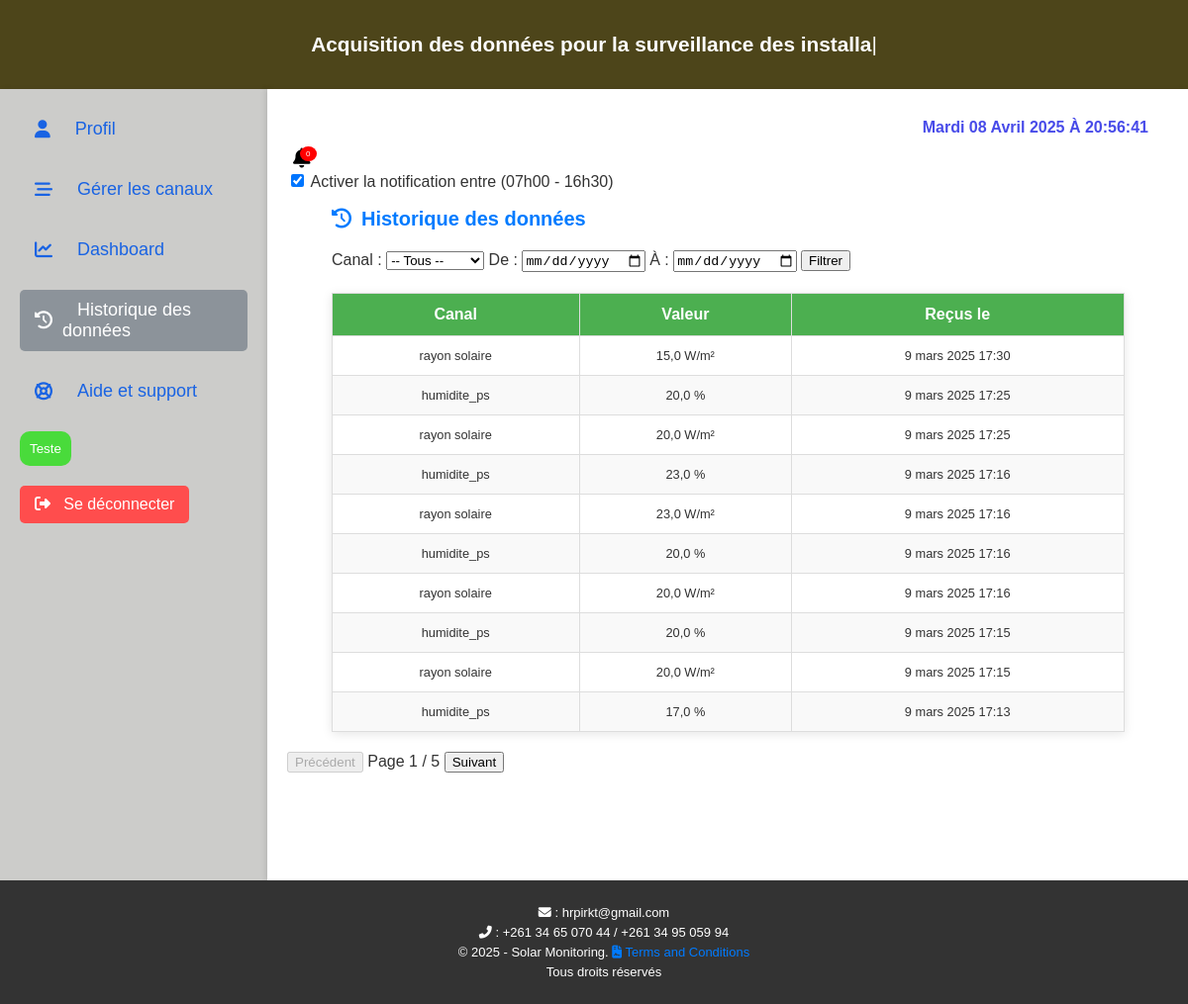
The app's page /accounts/historique/ (signed in) with its own data.
### accounts/models.py (models this page shows, shortened)
class ChannelData(models.Model):
    channel = models.ForeignKey(Channel, on_delete=models.CASCADE, related_name='data')
    timestamp = models.DateTimeField(auto_now_add=True)
    value = models.FloatField()

class Channel(models.Model):
    user = models.ForeignKey(settings.AUTH_USER_MODEL, on_delete=models.CASCADE, related_name="channels")
    name = models.CharField(max_length=255)
    created_at = models.DateTimeField(auto_now_add=True)
    class Meta:
        unique_together = ('name', 'user')

### accounts/views.py (the view)
# urls.py: path('historique/', views.historique, name='historique'),
@login_required
def historique(request):
    user = request.user  # Récupère l'utilisateur connecté
    channel_id = request.GET.get('channel')
    start_date = request.GET.get('start_date')
    end_date = request.GET.get('end_date')
    channels = Channel.objects.filter(user=user)
    historique_data = ChannelData.objects.filter(channel__user=user).order_by('-timestamp')
    if channel_id:
        historique_data = historique_data.filter(channel_id=channel_id)
    if start_date:
        historique_data = historique_data.filter(timestamp__date__gte=parse_date(start_date))
    if end_date:
        historique_data = historique_data.filter(timestamp__date__lte=parse_date(end_date))
    return render(request, 'historique.html', {
        'historique_data': historique_data,
        'channels': channels,  # Liste filtrée des canaux de l'utilisateur
    })

### accounts/templates/historique.html (shortened to what this page needs)
{% extends 'base.html' %}
{% load static %}
{% block content %}
<div id="channel-section-historique">
    <h2 class="section-title"><i class="fas fa-history"></i> Historique des données</h2>
    <form method="GET" action="{% url 'historique' %}" class="filter-form">
        <label for="channel">Canal :</label>
        <select name="channel" id="channel">
            <option value="">-- Tous --</option>
        </select>
        <label for="start_date">De :</label>
        <input type="date" name="start_date" id="start_date" value="{{ request.GET.start_date }}">
        <label for="end_date">À :</label>
        <input type="date" name="end_date" id="end_date" value="{{ request.GET.end_date }}">
        <button type="submit">Filtrer</button>
    </form>
</div>
<table id="historique-table" class="historique-table">
    <thead>
        <tr>
            <th>Canal</th>
            <th>Valeur</th>
            <th>Reçus le</th>
        </tr>
    </thead>
    <tbody id="table-body">
        {% for data in historique_data %}
        <tr>
            <td>{{ data.channel.name }}</td>
            <td>
                {{ data.value }}
                {% if "rayon" in data.channel.name|lower %}W/m²{% endif %}
                {% if "humidite" in data.channel.name|lower %}%{% endif %}
            </td>
            <td>{{ data.timestamp }}</td>
        </tr>
        {% endfor %}
    </tbody>
</table>
<div id="pagination">
    <button id="prev-btn" onclick="prevPage()">Précédent</button>
    <span id="page-info"></span>
    <button id="next-btn" onclick="nextPage()">Suivant</button>
</div>
{% endblock %}

### accounts/static/css/styles.css (style rules this page uses)
body { margin: 0; padding: 0; font-family: Arial, sans-serif; color: #333; background-color: #f5f5f5; overflow-x: hidden; }
.section-title { font-size: 20px; color: #007bff; margin-bottom: 20px; display: flex; align-items: center; text-align: center; }
.section-title i { margin-right: 10px; }
form label { font-size: 16px; }
.historique-table { width: 90%; margin: 20px auto; border-collapse: collapse; box-shadow: 0 2px 10px rgba(0, 0, 0, 0.1); }
.historique-table th, .historique-table td { padding: 12px; text-align: center; border: 1px solid #ddd; }
.historique-table th { background-color: #4CAF50; color: white; font-weight: bold; }
.historique-table tbody tr:nth-child(even) { background-color: #f9f9f9; }
.historique-table td { font-size: 0.8rem; color: #333; }
#channel-section-historique { max-width: 800px; margin: 5px auto; padding: 1px; padding-top: 0px; border-radius: 8px; font-family: Arial, sans-serif; }

### records on screen
ChannelData: channel.name "rayon solaire", value "15,0", shows "W/m²", timestamp "9 mars 2025 17:30"
ChannelData: channel.name "humidite_ps", value "20,0", timestamp "9 mars 2025 17:25"
ChannelData: channel.name "rayon solaire", value "20,0", shows "W/m²", timestamp "9 mars 2025 17:25"
ChannelData: channel.name "humidite_ps", value "23,0", timestamp "9 mars 2025 17:16"
ChannelData: channel.name "rayon solaire", value "23,0", shows "W/m²", timestamp "9 mars 2025 17:16"
ChannelData: channel.name "humidite_ps", value "20,0", timestamp "9 mars 2025 17:16"
ChannelData: channel.name "rayon solaire", value "20,0", shows "W/m²", timestamp "9 mars 2025 17:16"
ChannelData: channel.name "humidite_ps", value "20,0", timestamp "9 mars 2025 17:15"
ChannelData: channel.name "rayon solaire", value "20,0", shows "W/m²", timestamp "9 mars 2025 17:15"
ChannelData: channel.name "humidite_ps", value "17,0", timestamp "9 mars 2025 17:13"
